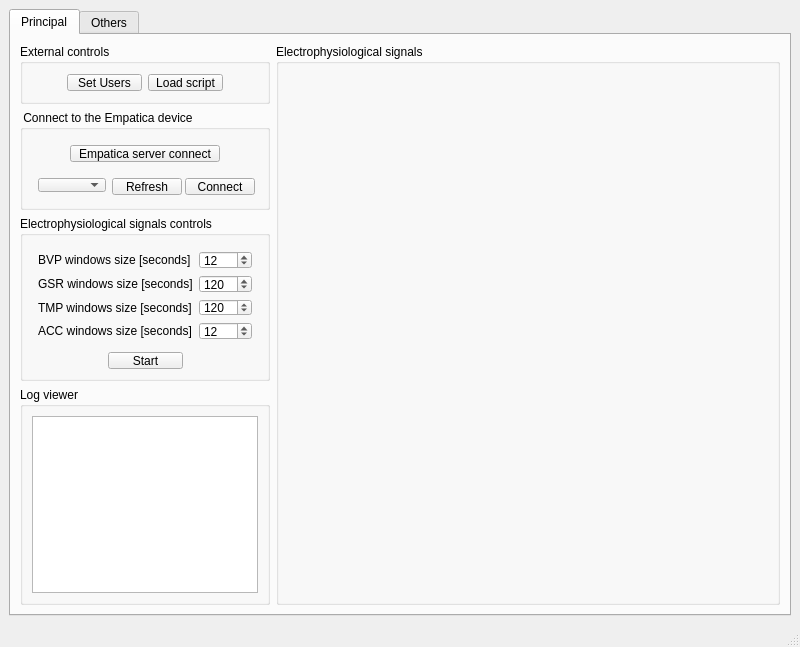
<?xml version="1.0" encoding="UTF-8"?>
<ui version="4.0">
 <class>MainWindows</class>
 <widget class="QMainWindow" name="MainWindows">
  <property name="geometry">
   <rect>
    <x>0</x>
    <y>0</y>
    <width>800</width>
    <height>647</height>
   </rect>
  </property>
  <property name="windowTitle">
   <string>Biosignals</string>
  </property>
  <property name="styleSheet">
   <string notr="true"/>
  </property>
  <property name="iconSize">
   <size>
    <width>24</width>
    <height>24</height>
   </size>
  </property>
  <widget class="QWidget" name="centralwidget">
   <layout class="QHBoxLayout" name="horizontalLayout_6">
    <item>
     <widget class="QTabWidget" name="windows_tabWidget">
      <property name="currentIndex">
       <number>0</number>
      </property>
      <widget class="QWidget" name="principal_tab">
       <attribute name="title">
        <string>Principal</string>
       </attribute>
       <layout class="QHBoxLayout" name="horizontalLayout_4">
        <item>
         <layout class="QVBoxLayout" name="controlsGroup_verticalLayout">
          <item>
           <widget class="QGroupBox" name="external_groupBox">
            <property name="minimumSize">
             <size>
              <width>250</width>
              <height>60</height>
             </size>
            </property>
            <property name="maximumSize">
             <size>
              <width>250</width>
              <height>60</height>
             </size>
            </property>
            <property name="title">
             <string>External controls</string>
            </property>
            <layout class="QVBoxLayout" name="verticalLayout">
             <item>
              <layout class="QHBoxLayout" name="external_horizontalLayout">
               <item>
                <spacer name="external_left_horizontalSpacer">
                 <property name="orientation">
                  <enum>Qt::Horizontal</enum>
                 </property>
                 <property name="sizeHint" stdset="0">
                  <size>
                   <width>13</width>
                   <height>17</height>
                  </size>
                 </property>
                </spacer>
               </item>
               <item>
                <widget class="QPushButton" name="btn_user">
                 <property name="minimumSize">
                  <size>
                   <width>75</width>
                   <height>17</height>
                  </size>
                 </property>
                 <property name="maximumSize">
                  <size>
                   <width>75</width>
                   <height>17</height>
                  </size>
                 </property>
                 <property name="text">
                  <string>Set Users</string>
                 </property>
                </widget>
               </item>
               <item>
                <widget class="QPushButton" name="btn_loadScript">
                 <property name="minimumSize">
                  <size>
                   <width>75</width>
                   <height>17</height>
                  </size>
                 </property>
                 <property name="maximumSize">
                  <size>
                   <width>75</width>
                   <height>17</height>
                  </size>
                 </property>
                 <property name="text">
                  <string>Load script</string>
                 </property>
                </widget>
               </item>
               <item>
                <spacer name="external_rigth_horizontalSpacer">
                 <property name="orientation">
                  <enum>Qt::Horizontal</enum>
                 </property>
                 <property name="sizeHint" stdset="0">
                  <size>
                   <width>13</width>
                   <height>17</height>
                  </size>
                 </property>
                </spacer>
               </item>
              </layout>
             </item>
            </layout>
           </widget>
          </item>
          <item>
           <widget class="QGroupBox" name="connect_groupBox">
            <property name="minimumSize">
             <size>
              <width>250</width>
              <height>100</height>
             </size>
            </property>
            <property name="maximumSize">
             <size>
              <width>250</width>
              <height>100</height>
             </size>
            </property>
            <property name="title">
             <string> Connect to the Empatica device</string>
            </property>
            <layout class="QVBoxLayout" name="verticalLayout_4">
             <item>
              <layout class="QHBoxLayout" name="empatica_horizontalLayout">
               <property name="leftMargin">
                <number>6</number>
               </property>
               <property name="topMargin">
                <number>6</number>
               </property>
               <property name="rightMargin">
                <number>6</number>
               </property>
               <property name="bottomMargin">
                <number>6</number>
               </property>
               <item>
                <spacer name="empatica_left_horizontalSpacer">
                 <property name="orientation">
                  <enum>Qt::Horizontal</enum>
                 </property>
                 <property name="sizeHint" stdset="0">
                  <size>
                   <width>40</width>
                   <height>20</height>
                  </size>
                 </property>
                </spacer>
               </item>
               <item>
                <widget class="QPushButton" name="btn_server">
                 <property name="minimumSize">
                  <size>
                   <width>150</width>
                   <height>17</height>
                  </size>
                 </property>
                 <property name="maximumSize">
                  <size>
                   <width>150</width>
                   <height>17</height>
                  </size>
                 </property>
                 <property name="text">
                  <string>Empatica server connect</string>
                 </property>
                </widget>
               </item>
               <item>
                <spacer name="empatica_rigth_horizontalSpacer">
                 <property name="orientation">
                  <enum>Qt::Horizontal</enum>
                 </property>
                 <property name="sizeHint" stdset="0">
                  <size>
                   <width>40</width>
                   <height>20</height>
                  </size>
                 </property>
                </spacer>
               </item>
              </layout>
             </item>
             <item>
              <layout class="QHBoxLayout" name="device_horizontalLayout">
               <property name="leftMargin">
                <number>6</number>
               </property>
               <property name="topMargin">
                <number>6</number>
               </property>
               <property name="rightMargin">
                <number>6</number>
               </property>
               <property name="bottomMargin">
                <number>6</number>
               </property>
               <item>
                <widget class="QComboBox" name="device_comboBox">
                 <property name="enabled">
                  <bool>true</bool>
                 </property>
                 <property name="minimumSize">
                  <size>
                   <width>0</width>
                   <height>0</height>
                  </size>
                 </property>
                 <property name="maximumSize">
                  <size>
                   <width>70</width>
                   <height>16777215</height>
                  </size>
                 </property>
                 <property name="editable">
                  <bool>false</bool>
                 </property>
                 <property name="currentText">
                  <string/>
                 </property>
                 <property name="iconSize">
                  <size>
                   <width>16</width>
                   <height>16</height>
                  </size>
                 </property>
                </widget>
               </item>
               <item>
                <widget class="QPushButton" name="btn_refresh">
                 <property name="minimumSize">
                  <size>
                   <width>70</width>
                   <height>17</height>
                  </size>
                 </property>
                 <property name="maximumSize">
                  <size>
                   <width>70</width>
                   <height>17</height>
                  </size>
                 </property>
                 <property name="text">
                  <string>Refresh</string>
                 </property>
                </widget>
               </item>
               <item>
                <widget class="QPushButton" name="btn_connect">
                 <property name="minimumSize">
                  <size>
                   <width>70</width>
                   <height>17</height>
                  </size>
                 </property>
                 <property name="maximumSize">
                  <size>
                   <width>70</width>
                   <height>17</height>
                  </size>
                 </property>
                 <property name="text">
                  <string>Connect</string>
                 </property>
                </widget>
               </item>
              </layout>
             </item>
            </layout>
           </widget>
          </item>
          <item>
           <widget class="QGroupBox" name="controls_groupBox">
            <property name="minimumSize">
             <size>
              <width>250</width>
              <height>165</height>
             </size>
            </property>
            <property name="maximumSize">
             <size>
              <width>250</width>
              <height>165</height>
             </size>
            </property>
            <property name="title">
             <string>Electrophysiological signals controls</string>
            </property>
            <layout class="QVBoxLayout" name="verticalLayout_3">
             <item>
              <layout class="QFormLayout" name="windowsSize_formLayout">
               <property name="horizontalSpacing">
                <number>6</number>
               </property>
               <property name="verticalSpacing">
                <number>6</number>
               </property>
               <property name="leftMargin">
                <number>6</number>
               </property>
               <property name="topMargin">
                <number>6</number>
               </property>
               <property name="rightMargin">
                <number>6</number>
               </property>
               <property name="bottomMargin">
                <number>6</number>
               </property>
               <item row="0" column="0">
                <widget class="QLabel" name="bvpWindowsSize_label">
                 <property name="text">
                  <string>BVP windows size [seconds]</string>
                 </property>
                </widget>
               </item>
               <item row="0" column="1">
                <widget class="QSpinBox" name="bvpWindowsSize_spinBox">
                 <property name="minimum">
                  <number>5</number>
                 </property>
                 <property name="maximum">
                  <number>300</number>
                 </property>
                 <property name="value">
                  <number>12</number>
                 </property>
                </widget>
               </item>
               <item row="1" column="0">
                <widget class="QLabel" name="gsrWindowsSize_label">
                 <property name="text">
                  <string>GSR windows size [seconds]</string>
                 </property>
                </widget>
               </item>
               <item row="1" column="1">
                <widget class="QSpinBox" name="gsrWindowsSize_spinBox">
                 <property name="minimum">
                  <number>5</number>
                 </property>
                 <property name="maximum">
                  <number>300</number>
                 </property>
                 <property name="value">
                  <number>120</number>
                 </property>
                </widget>
               </item>
               <item row="2" column="0">
                <widget class="QLabel" name="tmpWindowsSize_label">
                 <property name="text">
                  <string>TMP windows size [seconds]</string>
                 </property>
                </widget>
               </item>
               <item row="2" column="1">
                <widget class="QSpinBox" name="tmpWindowsSize_spinBox">
                 <property name="minimum">
                  <number>5</number>
                 </property>
                 <property name="maximum">
                  <number>300</number>
                 </property>
                 <property name="value">
                  <number>120</number>
                 </property>
                </widget>
               </item>
               <item row="3" column="0">
                <widget class="QLabel" name="accWindowsSize_label">
                 <property name="text">
                  <string>ACC windows size [seconds]</string>
                 </property>
                </widget>
               </item>
               <item row="3" column="1">
                <widget class="QSpinBox" name="accWindowsSize_spinBox">
                 <property name="minimum">
                  <number>5</number>
                 </property>
                 <property name="maximum">
                  <number>300</number>
                 </property>
                 <property name="value">
                  <number>12</number>
                 </property>
                </widget>
               </item>
              </layout>
             </item>
             <item>
              <layout class="QHBoxLayout" name="controls_horizontalLayout">
               <item>
                <spacer name="controls_left_horizontalSpacer">
                 <property name="orientation">
                  <enum>Qt::Horizontal</enum>
                 </property>
                 <property name="sizeHint" stdset="0">
                  <size>
                   <width>13</width>
                   <height>17</height>
                  </size>
                 </property>
                </spacer>
               </item>
               <item>
                <widget class="QPushButton" name="btn_start">
                 <property name="enabled">
                  <bool>true</bool>
                 </property>
                 <property name="minimumSize">
                  <size>
                   <width>75</width>
                   <height>17</height>
                  </size>
                 </property>
                 <property name="maximumSize">
                  <size>
                   <width>74</width>
                   <height>17</height>
                  </size>
                 </property>
                 <property name="text">
                  <string>Start</string>
                 </property>
                </widget>
               </item>
               <item>
                <spacer name="controls_rigth_horizontalSpacer">
                 <property name="orientation">
                  <enum>Qt::Horizontal</enum>
                 </property>
                 <property name="sizeHint" stdset="0">
                  <size>
                   <width>13</width>
                   <height>17</height>
                  </size>
                 </property>
                </spacer>
               </item>
              </layout>
             </item>
            </layout>
           </widget>
          </item>
          <item>
           <widget class="QGroupBox" name="log_groupBox">
            <property name="minimumSize">
             <size>
              <width>250</width>
              <height>200</height>
             </size>
            </property>
            <property name="maximumSize">
             <size>
              <width>250</width>
              <height>16777215</height>
             </size>
            </property>
            <property name="title">
             <string>Log viewer</string>
            </property>
            <layout class="QVBoxLayout" name="verticalLayout_2">
             <item>
              <widget class="QPlainTextEdit" name="logger">
               <property name="readOnly">
                <bool>true</bool>
               </property>
               <property name="textInteractionFlags">
                <set>Qt::NoTextInteraction</set>
               </property>
              </widget>
             </item>
            </layout>
           </widget>
          </item>
         </layout>
        </item>
        <item>
         <widget class="QGroupBox" name="signals_groupBox">
          <property name="title">
           <string>Electrophysiological signals </string>
          </property>
          <layout class="QVBoxLayout" name="verticalLayout_6">
           <property name="spacing">
            <number>24</number>
           </property>
           <property name="leftMargin">
            <number>6</number>
           </property>
           <property name="topMargin">
            <number>12</number>
           </property>
           <property name="rightMargin">
            <number>6</number>
           </property>
           <property name="bottomMargin">
            <number>6</number>
           </property>
           <item>
            <widget class="QwtPlot" name="bvp_plot">
             <property name="sizePolicy">
              <sizepolicy hsizetype="Preferred" vsizetype="Preferred">
               <horstretch>0</horstretch>
               <verstretch>0</verstretch>
              </sizepolicy>
             </property>
             <property name="minimumSize">
              <size>
               <width>300</width>
               <height>100</height>
              </size>
             </property>
             <property name="frameShape">
              <enum>QFrame::NoFrame</enum>
             </property>
             <property name="frameShadow">
              <enum>QFrame::Plain</enum>
             </property>
             <property name="canvasBackground">
              <brush brushstyle="SolidPattern">
               <color alpha="255">
                <red>10</red>
                <green>10</green>
                <blue>10</blue>
               </color>
              </brush>
             </property>
            </widget>
           </item>
           <item>
            <widget class="QwtPlot" name="gsr_plot">
             <property name="sizePolicy">
              <sizepolicy hsizetype="Preferred" vsizetype="Preferred">
               <horstretch>0</horstretch>
               <verstretch>0</verstretch>
              </sizepolicy>
             </property>
             <property name="minimumSize">
              <size>
               <width>300</width>
               <height>100</height>
              </size>
             </property>
             <property name="canvasBackground">
              <brush brushstyle="SolidPattern">
               <color alpha="255">
                <red>10</red>
                <green>10</green>
                <blue>10</blue>
               </color>
              </brush>
             </property>
            </widget>
           </item>
           <item>
            <widget class="QwtPlot" name="tmp_plot">
             <property name="sizePolicy">
              <sizepolicy hsizetype="Preferred" vsizetype="Preferred">
               <horstretch>0</horstretch>
               <verstretch>0</verstretch>
              </sizepolicy>
             </property>
             <property name="minimumSize">
              <size>
               <width>300</width>
               <height>100</height>
              </size>
             </property>
             <property name="canvasBackground">
              <brush brushstyle="SolidPattern">
               <color alpha="255">
                <red>10</red>
                <green>10</green>
                <blue>10</blue>
               </color>
              </brush>
             </property>
            </widget>
           </item>
           <item>
            <widget class="QwtPlot" name="acc_plot">
             <property name="sizePolicy">
              <sizepolicy hsizetype="Preferred" vsizetype="Preferred">
               <horstretch>0</horstretch>
               <verstretch>0</verstretch>
              </sizepolicy>
             </property>
             <property name="minimumSize">
              <size>
               <width>300</width>
               <height>100</height>
              </size>
             </property>
             <property name="canvasBackground">
              <brush brushstyle="SolidPattern">
               <color alpha="255">
                <red>10</red>
                <green>10</green>
                <blue>10</blue>
               </color>
              </brush>
             </property>
            </widget>
           </item>
          </layout>
         </widget>
        </item>
       </layout>
      </widget>
      <widget class="QWidget" name="others_tab">
       <attribute name="title">
        <string>Others</string>
       </attribute>
      </widget>
     </widget>
    </item>
   </layout>
  </widget>
  <widget class="QMenuBar" name="menubar">
   <property name="geometry">
    <rect>
     <x>0</x>
     <y>0</y>
     <width>800</width>
     <height>21</height>
    </rect>
   </property>
  </widget>
  <widget class="QStatusBar" name="statusbar"/>
 </widget>
 <customwidgets>
  <customwidget>
   <class>QwtPlot</class>
   <extends>QFrame</extends>
   <header>qwt_plot.h</header>
   <container>1</container>
  </customwidget>
 </customwidgets>
 <resources/>
 <connections/>
</ui>
